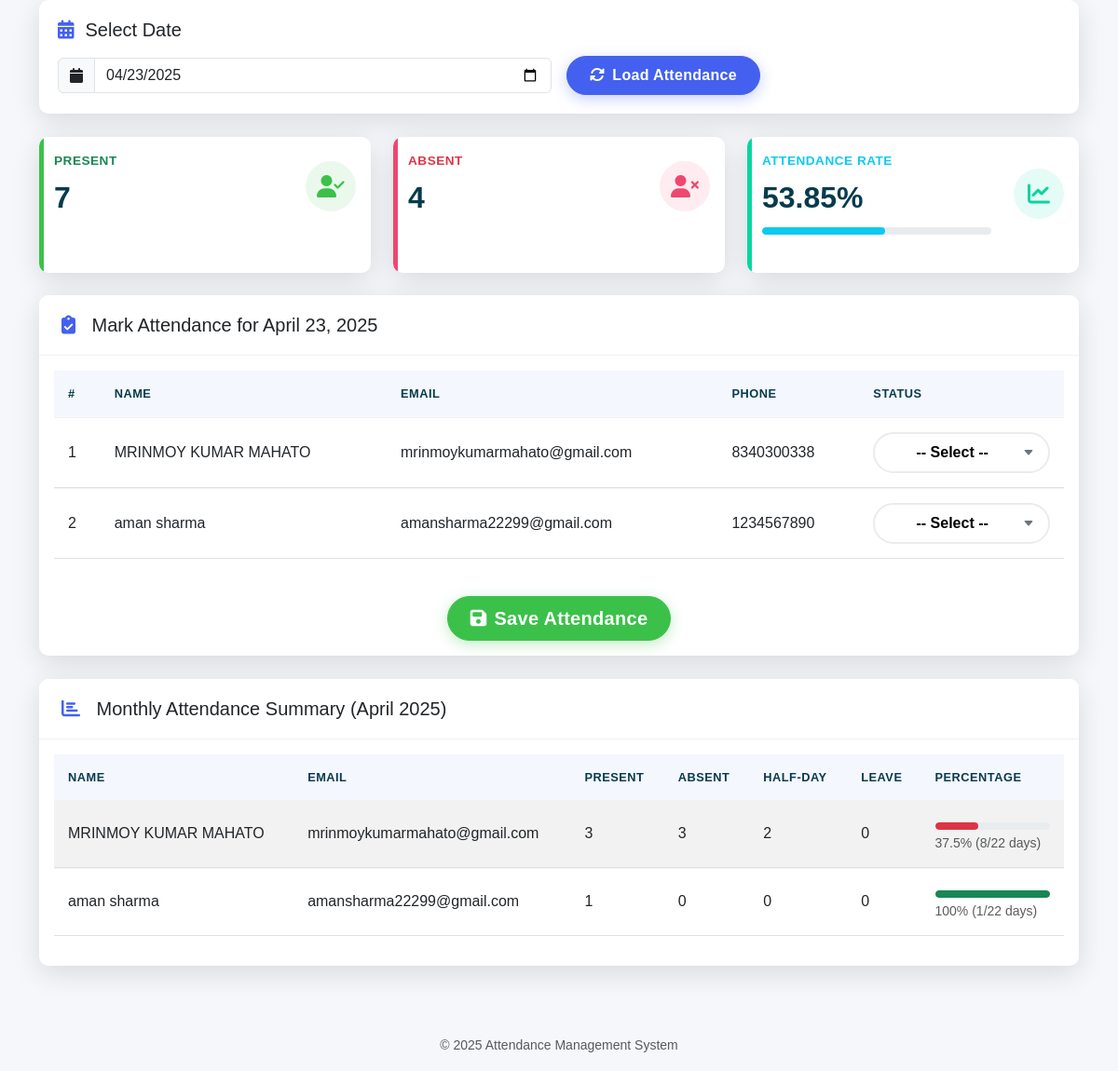
Page /php/attendence.php on the earlier database version.
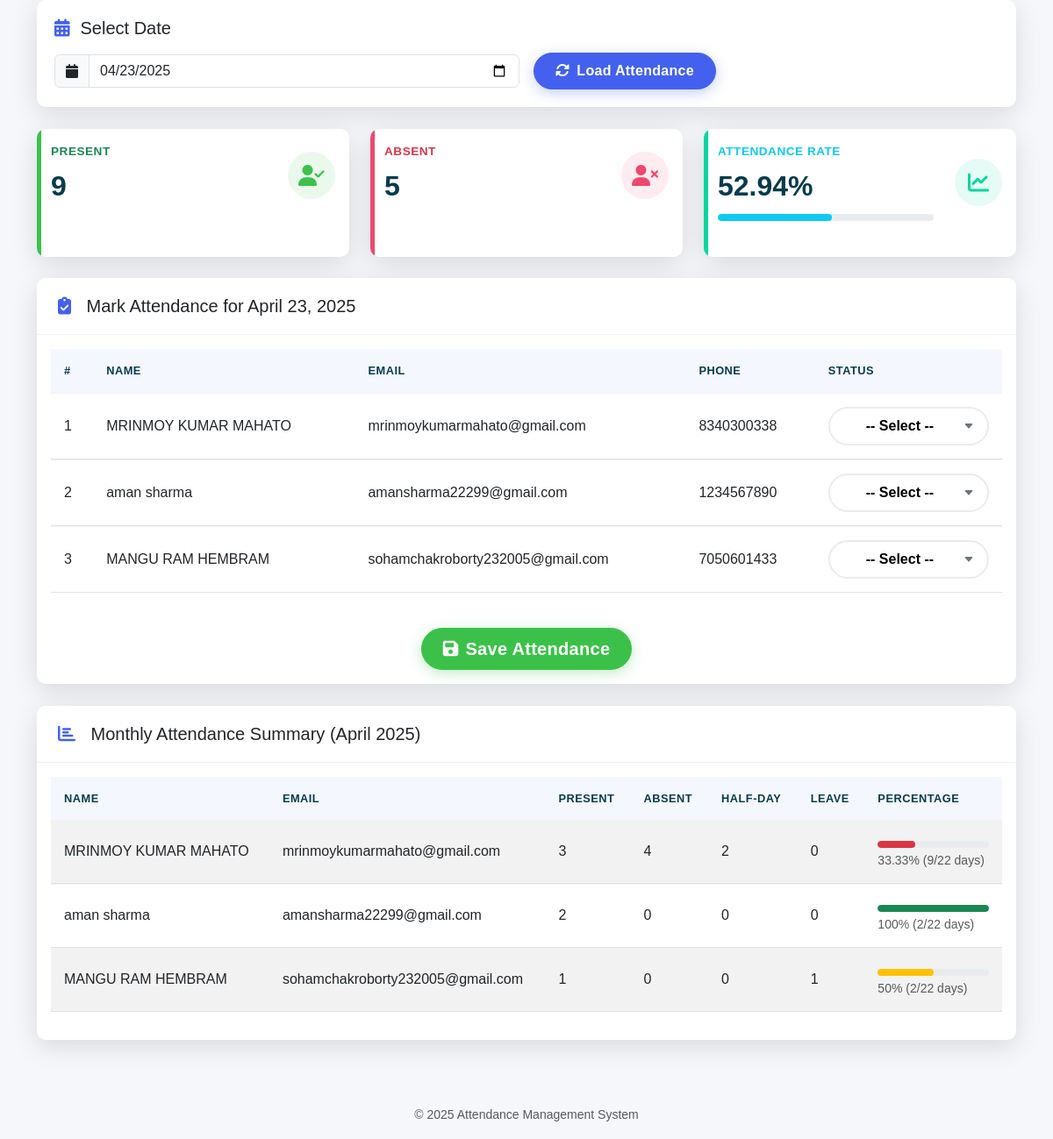
Same page on the later database version.
### tables this page shows
CREATE TABLE `members` (
  `id` int(11) NOT NULL,
  `firstname` varchar(50) NOT NULL,
  `lastname` varchar(50) DEFAULT NULL,
  `email` varchar(50) NOT NULL,
  `phoneNumber` varchar(15) NOT NULL,
  `aadharNo` varchar(20) NOT NULL,
  `vehicle` varchar(255) DEFAULT NULL
);

### php/attendence.php (the view, shortened to what the changed rows need)
<?php
$servername = "localhost";
$username = "root";
$password = "";
$dbname = "final";
$conn = new mysqli($servername, $username, $password, $dbname);
$date = isset($_POST['date']) ? $_POST['date'] : date("Y-m-d");
$month = date("m", strtotime($date));
$year = date("Y", strtotime($date));
$result = $conn->query("SELECT * FROM members");
$members = [];
while ($row = $result->fetch_assoc()) {
    $members[] = $row;
}
$current_attendance = [];
$days_in_month = cal_days_in_month(CAL_GREGORIAN, $month, $year);
?>
<!DOCTYPE html>
<html lang="en">
<head>
    <link rel="stylesheet" href="https://cdnjs.cloudflare.com/ajax/libs/bootstrap/5.3.0/css/bootstrap.min.css">
    <link rel="stylesheet" href="https://cdnjs.cloudflare.com/ajax/libs/font-awesome/6.4.0/css/all.min.css">
    <link rel="stylesheet" href="https://cdnjs.cloudflare.com/ajax/libs/datatables/1.10.21/css/dataTables.bootstrap5.min.css">
    <link rel="stylesheet" href="https://cdnjs.cloudflare.com/ajax/libs/limonte-sweetalert2/11.7.12/sweetalert2.min.css">
</head>
<body>
    <div class="container">
        <div class="row animate-in" style="animation-delay: 0.2s;">
            <?php
            $total_present = 0;
            $total_absent = 0;
            $total_records = 0;
            $monthly_stats_query = "SELECT status, COUNT(*) as count FROM attendance
                                   WHERE MONTH(date) = $month AND YEAR(date) = $year
                                   GROUP BY status";
            $monthly_stats_result = $conn->query($monthly_stats_query);
            if ($monthly_stats_result && $monthly_stats_result->num_rows > 0) {
                while ($stat = $monthly_stats_result->fetch_assoc()) {
                    if ($stat['status'] == 'Present') {
                        $total_present = $stat['count'];
                    } elseif ($stat['status'] == 'Absent') {
                        $total_absent = $stat['count'];
                    }
                    $total_records += $stat['count'];
                }
            }
            $attendance_percentage = $total_records > 0 ? round(($total_present / $total_records) * 100, 2) : 0;
            ?>
            <div class="col-xl-4 col-md-6 mb-4">
                <div class="card border-0 stats-card present h-100">
                    <div class="card-body">
                        <div class="row no-gutters align-items-center">
                            <div class="col mr-2">
                                <div class="stats-text text-success mb-1">Present</div>
                                <div class="stats-number"><?php echo $total_present; ?></div>
                            </div>
                        </div>
                    </div>
                </div>
            </div>
            <div class="col-xl-4 col-md-6 mb-4">
                <div class="card border-0 stats-card absent h-100">
                    <div class="card-body">
                        <div class="row no-gutters align-items-center">
                            <div class="col mr-2">
                                <div class="stats-text text-danger mb-1">Absent</div>
                                <div class="stats-number"><?php echo $total_absent; ?></div>
                            </div>
                        </div>
                    </div>
                </div>
            </div>
            <div class="col-xl-4 col-md-6 mb-4">
                <div class="card border-0 stats-card percentage h-100">
                    <div class="card-body">
                        <div class="row no-gutters align-items-center">
                            <div class="col mr-2">
                                <div class="stats-text text-info mb-1">Attendance Rate</div>
                                <div class="stats-number"><?php echo $attendance_percentage; ?>%</div>
                                <div class="progress">
                                    <div class="progress-bar bg-info" role="progressbar" style="width: <?php echo $attendance_percentage; ?>%"
                                         aria-valuenow="<?php echo $attendance_percentage; ?>" aria-valuemin="0" aria-valuemax="100"></div>
                                </div>
                            </div>
                        </div>
                    </div>
                </div>
            </div>
        </div>
        <div class="row animate-in" style="animation-delay: 0.3s;">
            <div class="col-lg-12">
                <div class="card">
                    <div class="card-body">
                        <form method="POST" action="save_attendance.php" id="attendanceForm">
                            <div class="table-responsive">
                                <table class="table table-hover" id="attendanceTable">
                                    <thead>
                                        <tr>
                                            <th>#</th>
                                            <th>Name</th>
                                            <th>Email</th>
                                            <th>Phone</th>
                                            <th>Status</th>
                                        </tr>
                                    </thead>
                                    <tbody>
                                        <?php foreach ($members as $index => $row): ?>
                                            <?php
                                                $status = isset($current_attendance[$row['email']]) ? $current_attendance[$row['email']] : '';
                                            ?>
                                            <tr>
                                                <td><?php echo $index + 1; ?></td>
                                                <td><?php echo $row['firstname'] . ' ' . $row['lastname']; ?></td>
                                                <td><?php echo $row['email']; ?></td>
                                                <td><?php echo $row['phoneNumber']; ?></td>
                                                <td>
                                                    <select name="attendance[<?php echo $row['email']; ?>]" class="select-status" data-email="<?php echo $row['email']; ?>">
                                                        <option value="" <?php echo ($status == '') ? 'selected' : ''; ?>>-- Select --</option>
                                                    </select>
                                                </td>
                                            </tr>
                                        <?php endforeach; ?>
                                    </tbody>
                                </table>
                            </div>
                        </form>
                    </div>
                </div>
            </div>
        </div>
        <div class="row animate-in" style="animation-delay: 0.4s;">
            <div class="col-lg-12">
                <div class="card">
                    <div class="card-body">
                        <div class="table-responsive">
                            <table class="table table-striped" id="summaryTable">
                                <thead>
                                    <tr>
                                        <th>Name</th>
                                        <th>Email</th>
                                        <th>Present</th>
                                        <th>Absent</th>
                                        <th>Half-Day</th>
                                        <th>Leave</th>
                                        <th>Percentage</th>
                                    </tr>
                                </thead>
                                <tbody>
                                    <?php
                                    foreach ($members as $row) {
                                        $email = $row['email'];
                                        $name = $row['firstname'] . ' ' . $row['lastname'];
                                        $att_q = "SELECT status FROM attendance
                                                WHERE email = '$email'
                                                AND MONTH(date) = $month
                                                AND YEAR(date) = $year";
                                        $att_result = $conn->query($att_q);
                                        $present = 0;
                                        $absent = 0;
                                        $half_day = 0;
                                        $leave = 0;
                                        $total = 0;
                                        if ($att_result && $att_result->num_rows > 0) {
                                            while ($att = $att_result->fetch_assoc()) {
                                                $total++;
                                                if ($att['status'] == 'Present') {
                                                    $present++;
                                                } elseif ($att['status'] == 'Absent') {
                                                    $absent++;
                                                } elseif ($att['status'] == 'Half-Day') {
                                                    $half_day++;
                                                } elseif ($att['status'] == 'Leave') {
                                                    $leave++;
                                                }
                                            }
                                        }
                                        $working_days = 0;
                                        for ($day = 1; $day <= $days_in_month; $day++) {
                                            $check_date = sprintf("%04d-%02d-%02d", $year, $month, $day);
                                            $day_of_week = date("N", strtotime($check_date));
                                            if ($day_of_week < 6) {
                                                $working_days++;
                                            }
                                        }
                                        $percent = $total > 0 ? round(($present / $total) * 100, 2) : 0;
                                        $progress_color = $percent >= 75 ? "bg-success" : ($percent >= 50 ? "bg-warning" : "bg-danger");
                                        echo "<tr>
                                                <td>$name</td>
                                                <td>$email</td>
                                                <td>$present</td>
                                                <td>$absent</td>
                                                <td>$half_day</td>
                                                <td>$leave</td>
                                                <td>
                                                    <div class='progress' data-bs-toggle='tooltip' title='$percent%'>
                                                        <div class='progress-bar $progress_color' role='progressbar' style='width: $percent%'
                                                             aria-valuenow='$percent' aria-valuemin='0' aria-valuemax='100'></div>
                                                    </div>
                                                    <small class='text-muted mt-1 d-block'>$percent% ($total/$working_days days)</small>
                                                </td>
                                              </tr>";
                                    }
                                    ?>
                                </tbody>
                            </table>
                        </div>
                    </div>
                </div>
            </div>
        </div>
    </div>
</body>
</html>

Differences in the rows shown:
computed for members "MRINMOY KUMAR": absent "3" → "4"; $percent 37.5 → 33.33 (drawn); percent "37.5" → "33.33"; total "8" → "9"
computed for members "aman": present "1" → "2"; total "1" → "2"
added members: firstname "MANGU RAM", lastname "HEMBRAM", email "sohamchakroborty232005@gmail.com", phoneNumber "7050601433", email "-- Select --", name "MANGU RAM HEMBRAM", present "1", absent "0", half_day "0", leave "1", percent "50", total "2", working_days "22"
Other differences:
$total_present: "7" → "9"
$total_absent: "4" → "5"
$attendance_percentage: "53.85" → "52.94"
$attendance_percentage: 53.85 → 52.94 (drawn)
